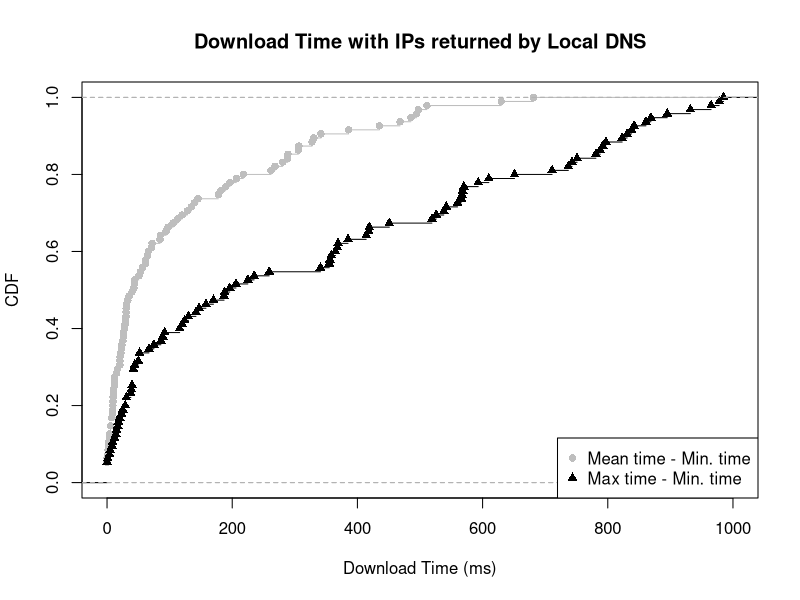

Here is the R script that generated this plot:
mean_min <- c(5.666667, 29.759259, 12.285714, 27.666667, 20.777778, 5.666667, 50.833333, 177.750000, 70.859649, 65.866667, 30.666667, 11.833333, 330.397000, 16.800000, 289.044000, 2.333333, 84.583333, 0.090909, 0.000000, 20.666667, 9.200000, 31.055556, 97.496667, 494.660000, 7.666667, 9.416667, 20.555556, 3.500000, 61.750000, 189.666667, 206.500000, 0.000000, 468.163333, 145.333333, 3.900000, 7.666667, 182.000000, 280.499167, 26.125000, 23.666667, 61.083333, 112.666667, 28.583333, 261.998333, 43.666667, 306.408611, 681.409167, 11.900000, 305.665000, 2.666667, 385.998333, 485.495833, 0.000000, 0.000000, 33.166667, 288.663333, 22.833333, 629.825833, 139.685000, 327.498333, 94.332500, 8.500000, 39.910256, 30.333333, 1.666667, 56.309524, 15.333333, 42.833333, 1.769231, 9.000000, 25.257143, 26.041667, 0.000000, 217.665833, 497.228143, 105.529020, 196.457917, 64.833333, 128.333333, 268.333333, 9.750000, 85.166667, 30.500000, 72.000000, 22.166667, 53.333333, 119.833333, 10.333333, 44.333333, 134.625000, 35.233333, 10.727273, 510.995000, 434.996667, 341.830556)

max_min <- c(15.00, 75.00, 356.00, 42.00, 120.00, 31.00, 147.00, 526.00, 781.00, 538.00, 170.00, 23.00, 566.99, 42.00, 413.99, 4.00, 418.00, 1.00, 0.00, 40.00, 39.00, 259.00, 187.99, 609.99, 17.00, 18.00, 116.00, 12.00, 358.00, 369.00, 593.00, 0.00, 742.99, 570.00, 9.00, 42.00, 365.00, 796.99, 89.00, 44.00, 419.00, 235.00, 142.00, 567.99, 385.00, 367.99, 894.99, 42.00, 860.99, 5.00, 559.99, 841.99, 0.00, 0.00, 52.00, 650.99, 52.00, 837.99, 964.99, 791.99, 868.99, 14.00, 519.00, 196.00, 8.00, 158.00, 31.00, 86.00, 38.00, 20.00, 711.00, 355.00, 0.00, 931.99, 830.99, 977.99, 984.99, 451.00, 542.00, 566.00, 50.00, 225.00, 92.00, 187.00, 67.00, 124.00, 341.00, 25.00, 130.00, 823.00, 206.00, 29.00, 750.99, 787.99, 736.99)

mean_min_val = ecdf(mean_min)
max_min_val = ecdf(max_min)

plot(mean_min_val, lty=1, col="grey", pch = 16, xlab="Download Time (ms)", ylab="CDF", main="Download Time with IPs returned by Local DNS", xlim=c(0, 1000))
lines(max_min_val, pch = 17)

legend("bottomright",  pch = c(16, 17), legend=c("Mean time - Min. time", "Max time - Min. time"), col=c("grey", "black"))

